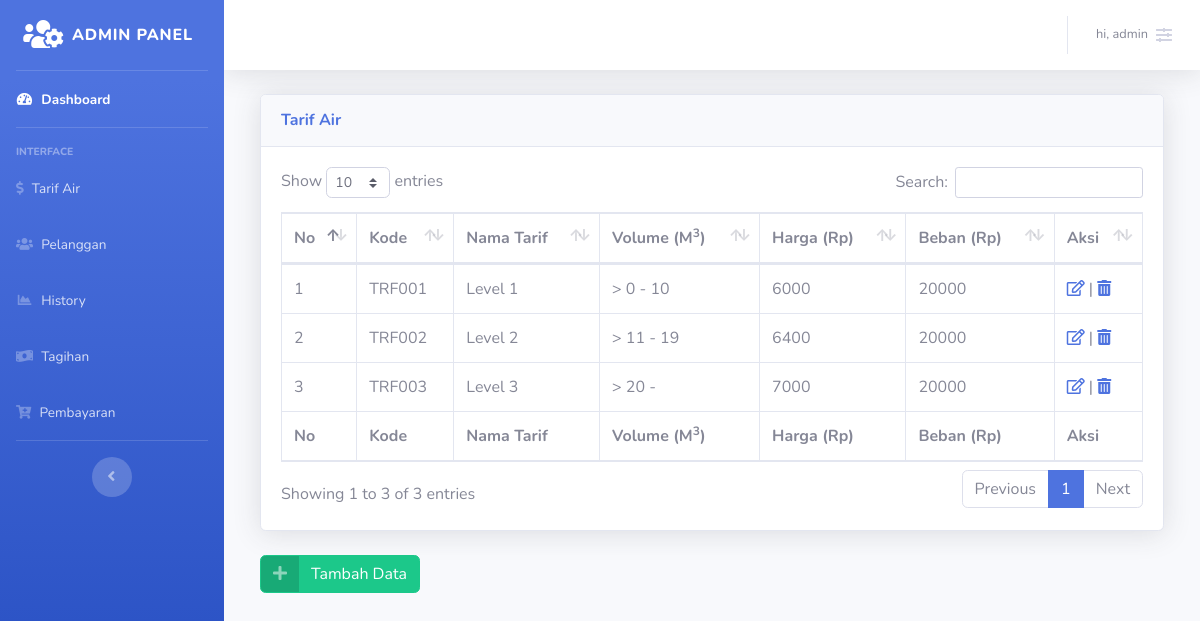
Page /admin/tarifAir.php (signed in) on the committed database.
### tables this page shows
CREATE TABLE `tarif_air` (
  `id` int(50) NOT NULL,
  `kode_air` varchar(191) NOT NULL,
  `nama_tarif` varchar(191) NOT NULL,
  `ukuran_awal` int(11) NOT NULL,
  `ukuran_akhir` varchar(50) NOT NULL,
  `harga` bigint(50) NOT NULL,
  `beban` int(20) NOT NULL
);

### controller/koneksi.php (called while the page is built, shortened)
<?php
    $servername = "localhost";
    $username = "root";
    $password = "";
    $namadB = "db_pembayaran_air";
    $koneksi = mysqli_connect($servername,$username,$password,$namadB);
    function queryAir($query){
        global $koneksi;
        $result = mysqli_query($koneksi,$query);
        $rows = [];
        while($row = mysqli_fetch_assoc($result)){
            $rows[] = $row;
        }
        return $rows;
    }
?>

### admin/tarifAir.php (the view, shortened to what this page needs)
<?php
    include "../controller/koneksi.php";
    $dataAir = queryAir("SELECT * FROM tarif_air");
?>
<!DOCTYPE html>
<html lang="en">
<head>
  <link href="../assets/fonts/font-awesome-4.7.0/css/all.min.css" rel="stylesheet" type="text/css">
  <link href="../assets/library/sb-admin-2.min.css" rel="stylesheet">
  <link href="../assets/library/datatables/dataTables.bootstrap4.min.css" rel="stylesheet">
</head>
<body id="page-top">
  <div id="wrapper">
    <ul class="navbar-nav bg-gradient-primary sidebar sidebar-dark accordion" id="accordionSidebar">
      <a class="sidebar-brand d-flex align-items-center justify-content-center" href="index.html">
        <div class="sidebar-brand-icon">
          <i class="fas fa-users-cog"></i>
        </div>
        <div class="sidebar-brand-text mx-2">Admin Panel</div>
      </a>
      <hr class="sidebar-divider my-0">
      <li class="nav-item active">
        <a class="nav-link" href="adminpanel.php">
          <i class="fas fa-fw fa-tachometer-alt"></i>
          <span>Dashboard</span></a>
      </li>
      <hr class="sidebar-divider">
      <div class="sidebar-heading">
        Interface
      </div>
      <li class="nav-item">
        <a class="nav-link collapsed" href="tarifAir.php">
        <i class="fas fa-dollar-sign"></i>
          <span>Tarif Air</span>
        </a>
      </li>
      <li class="nav-item">
        <a class="nav-link" href="pelanggan/pelanggan.php">
        <i class="fas fa-users"></i>
          <span>Pelanggan</span>
        </a>
      </li>
      <li class="nav-item">
        <a class="nav-link" href="history/history.php">
          <i class="fas fa-fw fa-chart-area"></i>
          <span>History</span></a>
      </li>
      <li class="nav-item">
        <a class="nav-link" href="tagihan/tagihan.php">
        <i class="fas fa-money-bill-wave"></i>
          <span>Tagihan</span></a>
      </li>
      <li class="nav-item">
        <a class="nav-link" href="pembayaran/pembayaran.php">
        <i class="fas fa-cart-plus"></i>
          <span>Pembayaran</span></a>
      </li>
      <hr class="sidebar-divider d-none d-md-block">
      <div class="text-center d-none d-md-inline">
        <button class="rounded-circle border-0" id="sidebarToggle"></button>
      </div>
    </ul>
    <div id="content-wrapper" class="d-flex flex-column">
      <div id="content">
        <nav class="navbar navbar-expand navbar-light bg-white topbar mb-4 static-top shadow">
          <ul class="navbar-nav ml-auto">
            <li class="nav-item dropdown no-arrow">
              <a class="nav-link dropdown-toggle" href="#" id="userDropdown" role="button" data-toggle="dropdown" aria-haspopup="true" aria-expanded="false">
                <span class="mr-2 d-none d-lg-inline text-gray-600 small">hi, <?php echo $_SESSION['nama'];  ?></span>
                <i class="fas fa-sliders-h"></i>
              </a>
            </li>
          </ul>
        </nav>
        <div class="container-fluid">
            <div class="col-xl-12 col-lg-10">
              <div class="card shadow mb-4">
                <div class="card-header py-3 d-flex flex-row align-items-center justify-content-between">
                  <h6 class="m-0 font-weight-bold text-primary">Tarif Air</h6>
                </div>
                <div class="card-body">
                  <div class="table-resposive">
                      <table class="table table-bordered" id="dataTable" width="100%" cellspacing="0">
                          <thead>
                              <tr>
                                  <th>No</th>
                                  <th>Kode</th>
                                  <th>Nama Tarif</th>
                                  <th>Volume (M<sup>3</sup>)</th>
                                  <th>Harga (Rp)</th>
                                  <th>Beban (Rp)</th>
                                  <th>Aksi</th>
                              </tr>
                          </thead>
                          <tfoot>
                                <tr>
                                  <th>No</th>
                                  <th>Kode</th>
                                  <th>Nama Tarif</th>
                                  <th>Volume (M<sup>3</sup>)</th>
                                  <th>Harga (Rp)</th>
                                  <th>Beban (Rp)</th>
                                  <th>Aksi</th>
                              </tr>
                          </tfoot>
                          <tbody>
                          <?php
                $i = 1;
                foreach ($dataAir as $air):
                ?>
                              <tr>
                                  <td><?= $i; ?></td>
                                  <td><?= $air['kode_air']; ?></td>
                                  <td><?= $air['nama_tarif']; ?></td>
                                  <td>> <?php echo $air['ukuran_awal']; ?> -  <?php echo $air['ukuran_akhir']; ?></td>
                                  <td><?= $air['harga']; ?></td>
                                  <td><?= $air['beban']; ?></td>
                                  <td><a href="ubahAir.php?id=<?php echo $air['id'];?>"><i class="far fa-edit"></i> </a> | <a href="hapusAir.php?id=<?php echo $air['id'];?>"><i class="fas fa-trash-alt"></i></a></td>
                              </tr>
                              <?php $i++; ?>
                              <?php endforeach; ?>
                          </tbody>
                      </table>
                  </div>
                </div>
              </div>
              <a href="tambahTarifAir.php" class="btn btn-success btn-icon-split ">
                    <span class="icon text-white-50">
                        <i class="fas fa-plus"></i>
                    </span>
                    <span class="text">Tambah Data</span>
              </a>
          </div>
        </div>
      </div>
    </div>
  </div>
</body>
</html>

### rows in the picture
tarif_air: kode_air "TRF001", nama_tarif "Level 1", ukuran_awal "0", ukuran_akhir "10", harga "6000", beban "20000"
tarif_air: kode_air "TRF002", nama_tarif "Level 2", ukuran_awal "11", ukuran_akhir "19", harga "6400", beban "20000"
tarif_air: kode_air "TRF003", nama_tarif "Level 3", ukuran_awal "20", harga "7000", beban "20000"

### other values in the picture
$_SESSION['nama'] "admin"
